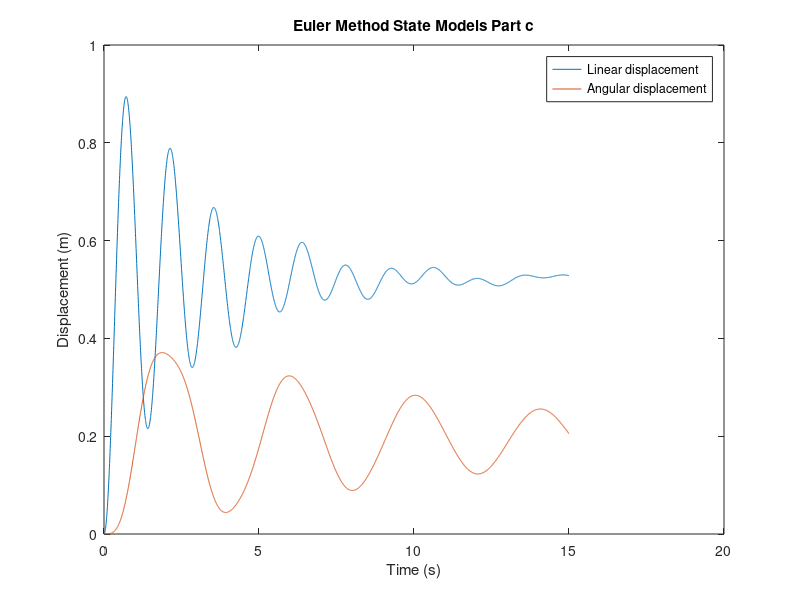

The MATLAB source for this figure:
%%mathematical model
%% input
dt = 0.005;
t = 0:dt:15;
t_mat = vec2mat(t,1);
b=20;
k=500;
k_theta = 1000;
b_theta = 80;
p=7874;
L=0.15;
r=0.75;
h=0.1;
m = p*L*L*L;
j = 0.5*(p*h*pi*(r^2))*(r^2);
%% system matrices
%%input
a = [-b/m -1/m 0 0; k 0 -k*r 0 ; b*r/j r/j -b_theta/j -1/j; 0 0 k_theta 0];
b1 = [1/m; 0; 0; 0];
b2 = [1; 0; 0; 0];
%%output
c = [0 1/k 0 0; 0 0 0 1/k_theta];
d1 = [0;0];
d2 = [0;0];
%% state vectors
n=15/dt;
x = zeros(4,n);
x_diff = [0;0;0;0];
y = zeros(2,n);
ft(1,1:n+1)=0;
ft(1,1)=100;
g(1,1:n+1) = 9.81;
i=1;
for t = 0:dt:15
    x_diff = a*x(:,i) + b1.*ft(:,i) + b2.*g(:,i);
    x(:,i+1) = x(:,i) + x_diff.*dt;
    y(:,i) = c*x(:,i) + d1.*ft(:,i) + d2.*g(:,i);
    i=i+1;
end
%% plot
figure;
plot(t_mat,y(1,:),t_mat,y(2,:));
title('Euler Method State Models Part c');
xlabel('Time (s)');
ylabel('Displacement (m)');
legend('Linear displacement','Angular displacement');
